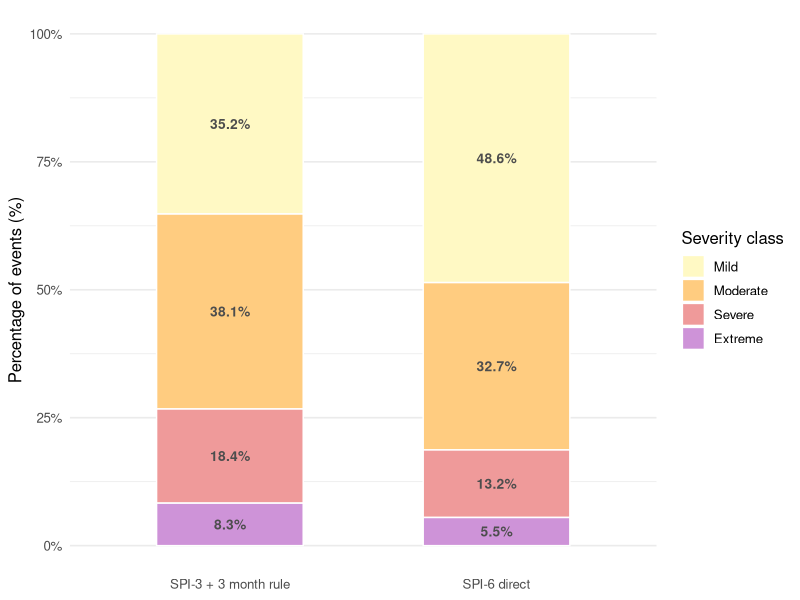
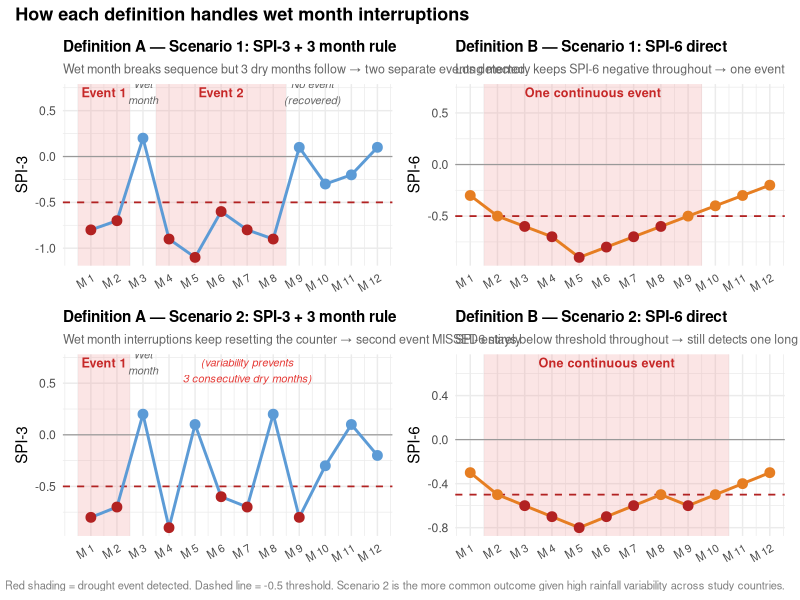

These charts were generated, in order, by the following R code:
## ---- chunk 1
#| include: false
library(dplyr)
library(ggplot2)
library(patchwork)
library(knitr)
library(kableExtra)
## ---- chunk 2
#| label: tbl-summary
#| tbl-cap: "Summary of drought events detected under each definition across all study pixels"

summary_data <- data.frame(
  Metric = c(
    "Total events detected",
    "Mean events per pixel",
    "Mean peak SPI",
    "Mean duration (months)",
    "Pixels with drought"
  ),
  `Definition A (SPI-3 + 3 month rule)` = c(
    "293,260",
    "26.7",
    "−1.69",
    "4.9",
    "10,993"
  ),
  `Definition B (SPI-6 direct)` = c(
    "470,617",
    "42.8",
    "−1.22",
    "4.3",
    "10,993"
  ),
  check.names = FALSE
)

kable(
  summary_data,
  align = c("l", "c", "c"),
  booktabs = TRUE
) %>%
  kable_styling(
    bootstrap_options = c("striped", "hover", "condensed"),
    full_width        = FALSE,
    position          = "center"
  ) %>%
  column_spec(1, bold = TRUE) %>%
  column_spec(2, color = "#185FA5") %>%
  column_spec(3, color = "#E67E22")
## ---- chunk 3
#| label: fig-severity
#| fig-cap: "Severity class breakdown for each definition. The consecutive month rule retains proportionally more severe and extreme events."
#| fig-width: 8
#| fig-height: 4

severity_data <- data.frame(
  definition = rep(
    c("SPI-3 + 3 month rule", "SPI-6 direct"), each = 4
  ),
  severity = factor(
    rep(c("Mild", "Moderate", "Severe", "Extreme"), 2),
    levels = c("Mild", "Moderate", "Severe", "Extreme")
  ),
  # Replace with your actual numbers from the severity breakdown table
  pct = c(
    35.2, 38.1, 18.4, 8.3,   # Definition A — replace with real values
    48.6, 32.7, 13.2, 5.5    # Definition B — replace with real values
  )
)

ggplot(severity_data,
       aes(x = definition, y = pct, fill = severity)) +
  geom_col(position = "stack", width = 0.55, colour = "white") +
  scale_fill_manual(
    values = c(
      "Mild"     = "#FFF9C4",
      "Moderate" = "#FFCC80",
      "Severe"   = "#EF9A9A",
      "Extreme"  = "#CE93D8"
    ),
    name = "Severity class"
  ) +
  geom_text(
    aes(label = paste0(pct, "%")),
    position = position_stack(vjust = 0.5),
    size = 3.5, fontface = "bold", colour = "grey30"
  ) +
  scale_y_continuous(labels = scales::percent_format(scale = 1)) +
  labs(
    x = NULL,
    y = "Percentage of events (%)"
  ) +
  theme_minimal(base_size = 12) +
  theme(
    legend.position = "right",
    panel.grid.major.x = element_blank()
  )
## ---- chunk 4
#| label: tbl-interruptions
#| tbl-cap: "Wet month interruption statistics across all study pixels"

interruption_data <- data.frame(
  Metric = c(
    "Total pixels analysed",
    "Pixels with at least one interruption",
    "Percentage of pixels affected",
    "Total interruptions across all pixels"
  ),
  Value = c(
    "10,993",
    "10,942",
    "99.5%",
    "59,171"
  )
)

kable(
  interruption_data,
  align = c("l", "c"),
  booktabs = TRUE
) %>%
  kable_styling(
    bootstrap_options = c("striped", "hover", "condensed"),
    full_width        = FALSE,
    position          = "center"
  ) %>%
  column_spec(2, bold = TRUE, color = "#185FA5")
## ---- chunk 5
#| label: fig-interruption
#| fig-cap: "How each definition handles wet month interruptions. SPI-6 treats the period as one continuous event. SPI-3 + rule either splits into two events (if 3 dry months follow) or misses the second event entirely (if variability prevents 3 consecutive dry months)."
#| fig-width: 12
#| fig-height: 9

library(ggplot2)
library(patchwork)

months <- 1:12

# --- Scenario 1: SPI-3 splits into two events ---
spi3_split <- c(-0.8, -0.7, 0.2, -0.9, -1.1, -0.6, -0.8, -0.9,
                0.1, -0.3, -0.2, 0.1)
spi6_split <- c(-0.3, -0.5, -0.6, -0.7, -0.9, -0.8,
                -0.7, -0.6, -0.5, -0.4, -0.3, -0.2)

# --- Scenario 2: SPI-3 misses second event ---
spi3_miss  <- c(-0.8, -0.7, 0.2, -0.9, 0.1, -0.6,
                -0.7, 0.2, -0.8, -0.3, 0.1, -0.2)
spi6_miss  <- c(-0.3, -0.5, -0.6, -0.7, -0.8, -0.7,
                -0.6, -0.5, -0.6, -0.5, -0.4, -0.3)

df_split <- data.frame(month = months,
                        spi3  = spi3_split,
                        spi6  = spi6_split)

df_miss  <- data.frame(month = months,
                        spi3  = spi3_miss,
                        spi6  = spi6_miss)

# ---- Shared theme ----
base_theme <- theme_minimal(base_size = 11) +
  theme(
    plot.title    = element_text(face = "bold", size = 11),
    plot.subtitle = element_text(colour = "grey40", size = 9),
    axis.text.x   = element_text(angle = 30, hjust = 1, size = 8)
  )

month_labels <- paste("M", months)

# ============================================================
# SCENARIO 1 — SPI-3 splits into two events
# ============================================================

p1a <- ggplot(df_split, aes(x = month)) +
  # Event 1 shading
  annotate("rect", xmin = 0.5, xmax = 2.5,
           ymin = -Inf, ymax = Inf,
           fill = "#EF9A9A", alpha = 0.25) +
  # Event 2 shading
  annotate("rect", xmin = 3.5, xmax = 8.5,
           ymin = -Inf, ymax = Inf,
           fill = "#EF9A9A", alpha = 0.25) +
  # Labels
  annotate("text", x = 1.5,  y =  0.7, label = "Event 1",
           fontface = "bold", colour = "#C62828", size = 3.2) +
  annotate("text", x = 6.0,  y =  0.7, label = "Event 2",
           fontface = "bold", colour = "#C62828", size = 3.2) +
  annotate("text", x = 3.0,  y =  0.7,
           label = "Wet\nmonth", colour = "grey40",
           size = 2.8, fontface = "italic") +
  annotate("text", x = 9.5, y = 0.7,
           label = "No event\n(recovered)",
           colour = "grey40", size = 2.8, fontface = "italic") +
  # Reference lines
  geom_hline(yintercept =  0,   colour = "grey60",   linewidth = 0.4) +
  geom_hline(yintercept = -0.5, colour = "firebrick",
             linetype = "dashed", linewidth = 0.6) +
  # SPI line
  geom_line(aes(y = spi3), colour = "#5C9BD6", linewidth = 1.0) +
  geom_point(aes(y = spi3, colour = spi3 < -0.5),
             size = 3, show.legend = FALSE) +
  scale_colour_manual(values = c("TRUE" = "firebrick",
                                 "FALSE" = "#5C9BD6")) +
  scale_x_continuous(breaks = months, labels = month_labels) +
  labs(
    title    = "Definition A — Scenario 1: SPI-3 + 3 month rule",
    subtitle = "Wet month breaks sequence but 3 dry months follow → two separate events detected",
    x = NULL, y = "SPI-3"
  ) +
  base_theme

p1b <- ggplot(df_split, aes(x = month)) +
  # One continuous event
  annotate("rect", xmin = 1.5, xmax = 9.5,
           ymin = -Inf, ymax = Inf,
           fill = "#EF9A9A", alpha = 0.25) +
  annotate("text", x = 5.5, y = 0.7,
           label = "One continuous event",
           fontface = "bold", colour = "#C62828", size = 3.2) +
  geom_hline(yintercept =  0,   colour = "grey60",   linewidth = 0.4) +
  geom_hline(yintercept = -0.5, colour = "firebrick",
             linetype = "dashed", linewidth = 0.6) +
  geom_line(aes(y = spi6), colour = "#E67E22", linewidth = 1.0) +
  geom_point(aes(y = spi6, colour = spi6 < -0.5),
             size = 3, show.legend = FALSE) +
  scale_colour_manual(values = c("TRUE" = "firebrick",
                                 "FALSE" = "#E67E22")) +
  scale_x_continuous(breaks = months, labels = month_labels) +
  labs(
    title    = "Definition B — Scenario 1: SPI-6 direct",
    subtitle = "Long memory keeps SPI-6 negative throughout → one event",
    x = NULL, y = "SPI-6"
  ) +
  base_theme

# ============================================================
# SCENARIO 2 — SPI-3 misses second event entirely
# ============================================================

p2a <- ggplot(df_miss, aes(x = month)) +
  # Only Event 1
  annotate("rect", xmin = 0.5, xmax = 2.5,
           ymin = -Inf, ymax = Inf,
           fill = "#EF9A9A", alpha = 0.25) +
  annotate("text", x = 1.5, y =  0.7, label = "Event 1",
           fontface = "bold", colour = "#C62828", size = 3.2) +
  annotate("text", x = 3.0, y =  0.7,
           label = "Wet\nmonth", colour = "grey40",
           size = 2.8, fontface = "italic") +
  # Arrow showing missed second event
  annotate("text", x = 7.0, y = 0.7,
           label = "No second event\n(variability prevents\n3 consecutive dry months)",
           colour = "#E53935", size = 2.8, fontface = "italic") +
  geom_hline(yintercept =  0,   colour = "grey60",   linewidth = 0.4) +
  geom_hline(yintercept = -0.5, colour = "firebrick",
             linetype = "dashed", linewidth = 0.6) +
  geom_line(aes(y = spi3), colour = "#5C9BD6", linewidth = 1.0) +
  geom_point(aes(y = spi3, colour = spi3 < -0.5),
             size = 3, show.legend = FALSE) +
  scale_colour_manual(values = c("TRUE" = "firebrick",
                                 "FALSE" = "#5C9BD6")) +
  scale_x_continuous(breaks = months, labels = month_labels) +
  labs(
    title    = "Definition A — Scenario 2: SPI-3 + 3 month rule",
    subtitle = "Wet month interruptions keep resetting the counter → second event MISSED entirely",
    x = NULL, y = "SPI-3"
  ) +
  base_theme

p2b <- ggplot(df_miss, aes(x = month)) +
  annotate("rect", xmin = 1.5, xmax = 10.5,
           ymin = -Inf, ymax = Inf,
           fill = "#EF9A9A", alpha = 0.25) +
  annotate("text", x = 6.0, y = 0.7,
           label = "One continuous event",
           fontface = "bold", colour = "#C62828", size = 3.2) +
  geom_hline(yintercept =  0,   colour = "grey60",   linewidth = 0.4) +
  geom_hline(yintercept = -0.5, colour = "firebrick",
             linetype = "dashed", linewidth = 0.6) +
  geom_line(aes(y = spi6), colour = "#E67E22", linewidth = 1.0) +
  geom_point(aes(y = spi6, colour = spi6 < -0.5),
             size = 3, show.legend = FALSE) +
  scale_colour_manual(values = c("TRUE" = "firebrick",
                                 "FALSE" = "#E67E22")) +
  scale_x_continuous(breaks = months, labels = month_labels) +
  labs(
    title    = "Definition B — Scenario 2: SPI-6 direct",
    subtitle = "SPI-6 stays below threshold throughout → still detects one long event",
    x = NULL, y = "SPI-6"
  ) +
  base_theme

# ============================================================
# Combine all four panels
# ============================================================

(p1a + p1b) / (p2a + p2b) +
  plot_annotation(
    title   = "How each definition handles wet month interruptions",
    caption = paste(
      "Red shading = drought event detected.",
      "Dashed line = -0.5 threshold.",
      "Scenario 2 is the more common outcome given",
      "high rainfall variability across study countries."
    ),
    theme = theme(
      plot.title   = element_text(face = "bold", size = 13),
      plot.caption = element_text(size = 8, colour = "grey50")
    )
  )
